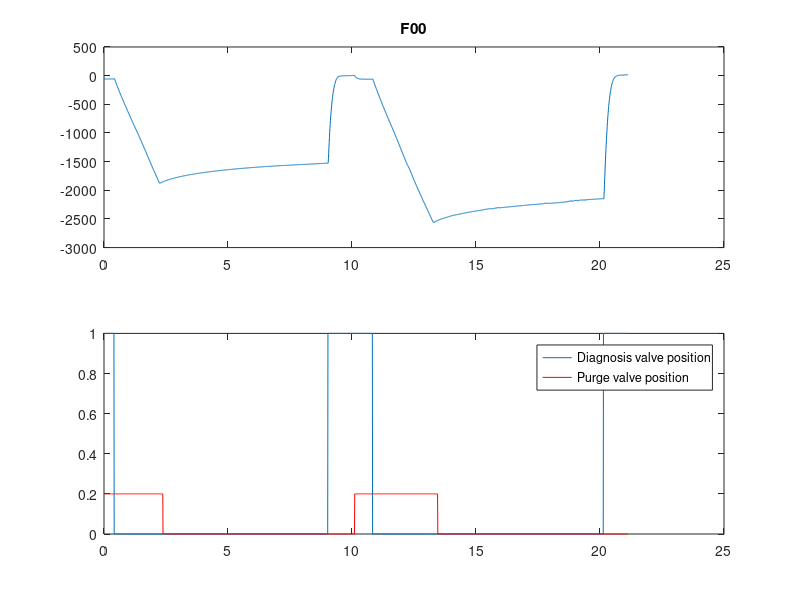
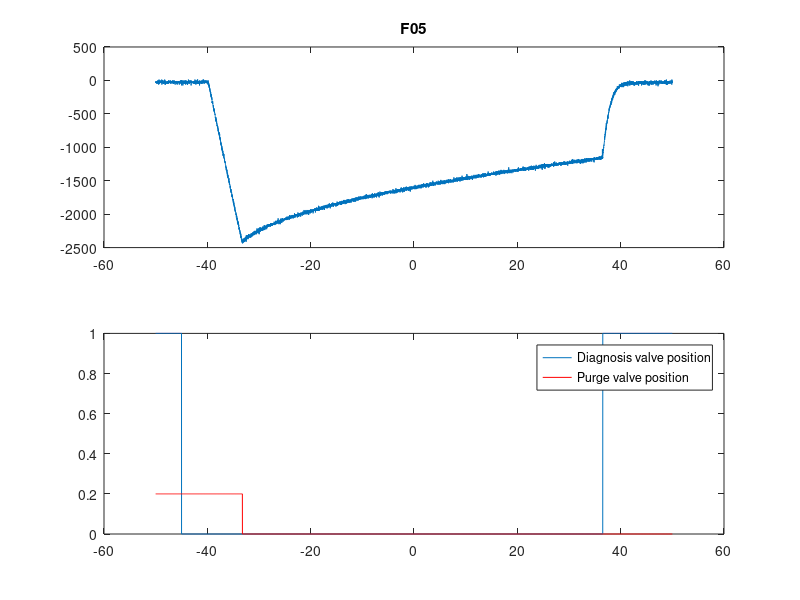
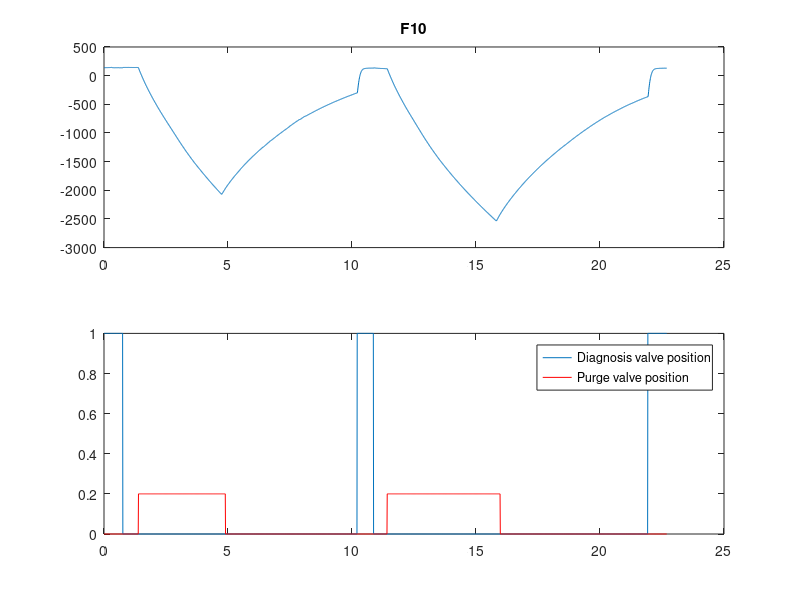
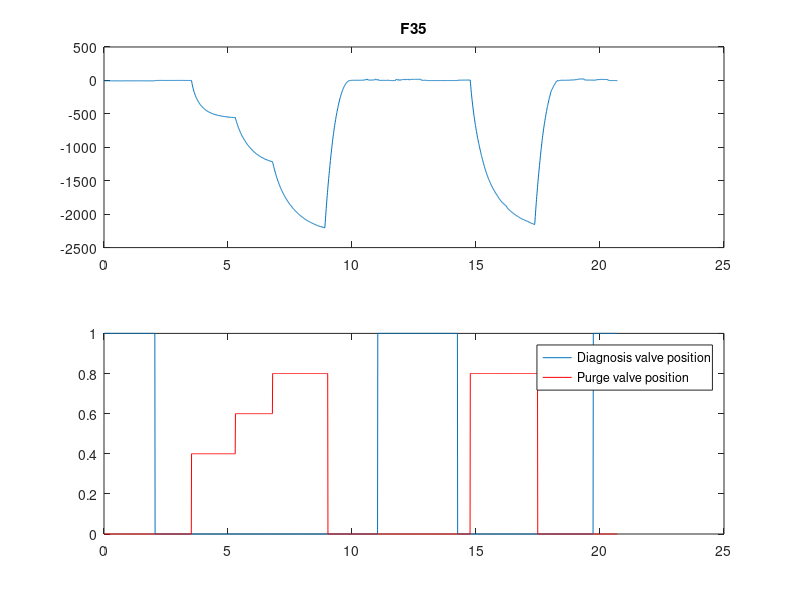

Recreate these plots in MATLAB, in order. (Note: this script raises an error after producing the figures.)
%% *** TSFS06 Laboration 2 Skeleton main file: Diagnosis of Purge System ***
clc
clear
close all

%% *** Data Loading ***
load diagnosisFile.mat

%% *** Plot data ***
d = diagnosisSequences.F00;

figure(1);
subplot(211)
plot( d.time, d.y);
title('F00')
subplot(212)
plot( d.time, d.D);
hold on;
plot( d.time, d.P,'r');
legend('Diagnosis valve position','Purge valve position');

d = diagnosisSequences.F05;

figure(2);
subplot(211)
plot( d.time, d.y);
title('F05')
subplot(212)
plot( d.time, d.D);
hold on;
plot( d.time, d.P,'r');
legend('Diagnosis valve position','Purge valve position');

d = diagnosisSequences.F10;

figure(3);
subplot(211)
plot( d.time, d.y);
title('F10')
subplot(212)
plot( d.time, d.D);
hold on;
plot( d.time, d.P,'r');
legend('Diagnosis valve position','Purge valve position');

d = diagnosisSequences.F35;

figure(4);
subplot(211)
plot( d.time, d.y);
title('F35')
subplot(212)
plot( d.time, d.D);
hold on;
plot( d.time, d.P,'r');
legend('Diagnosis valve position','Purge valve position');

d = diagnosisSequences.F50;

figure(5);
subplot(211)
plot( d.time, d.y);
title('F50')
subplot(212)
plot( d.time, d.D);
hold on;
plot( d.time, d.P,'r');
legend('Diagnosis valve position','Purge valve position');

d = diagnosisSequences.Fxx;

figure(6);
subplot(211)
plot( d.time, d.y);
title('Fxx')
subplot(212)
plot( d.time, d.D);
hold on;
plot( d.time, d.P,'r');
legend('Diagnosis valve position','Purge valve position');

%% *** Set index intervals for all datasets
diagnosisSequences.F00.biasIdx  = []; %(Samples [start end] for bias estimation)
diagnosisSequences.F00.diagIdx  = []; %(Samples [start end] for diagnosis sequence 1)
diagnosisSequences.F00.diagIdx2 = []; %(Samples [start end] for diagnosis sequence 2)

diagnosisSequences.F10.biasIdx  = [];
diagnosisSequences.F10.diagIdx  = [];
diagnosisSequences.F10.diagIdx2 = [];

diagnosisSequences.F35.biasIdx  = [];
diagnosisSequences.F35.diagIdx  = [];
diagnosisSequences.F35.diagIdx2 = [];

diagnosisSequences.F50.biasIdx  = [];
diagnosisSequences.F50.diagIdx  = [];
diagnosisSequences.F50.diagIdx2 = [];

diagnosisSequences.F05.biasIdx  = [];
diagnosisSequences.F05.diagIdx  = [];

diagnosisSequences.Fxx.biasIdx  = [];
diagnosisSequences.Fxx.diagIdx  = [];

%% *** Detection results ***
pfa  = 0.01; % Probability of false alarm

d = diagnosisSequences.F00;
res00a  = Leakage_test( d, d.biasIdx, d.diagIdx, pfa)  ;
res00b  = Leakage_test( d, d.biasIdx, d.diagIdx2, pfa) ;

d = diagnosisSequences.F05;
res05  = Leakage_test( d, d.biasIdx, d.diagIdx, pfa) ;

d = diagnosisSequences.F10;
res10a = Leakage_test( d, d.biasIdx, d.diagIdx, pfa) ;
res10b = Leakage_test( d, d.biasIdx, d.diagIdx2, pfa);

d = diagnosisSequences.F35;
res35a = Leakage_test( d, d.biasIdx, d.diagIdx, pfa) ;
res35b = Leakage_test( d, d.biasIdx, d.diagIdx2, pfa);

d = diagnosisSequences.F50;
res50a = Leakage_test( d, d.biasIdx, d.diagIdx, pfa) ;
res50b = Leakage_test( d, d.biasIdx, d.diagIdx2, pfa);

d = diagnosisSequences.Fxx;
resxx  = Leakage_test( d, d.biasIdx, d.diagIdx, pfa) ;

%% *** Assumptions validation
